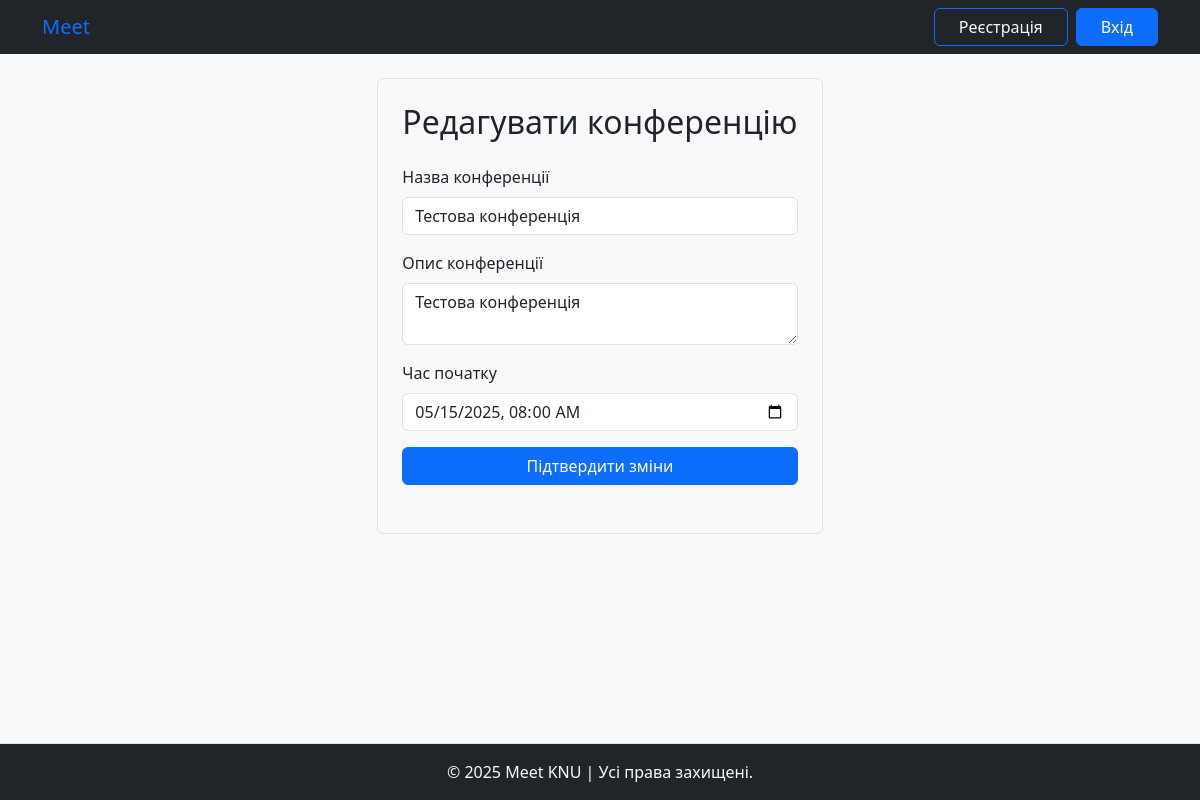
/conference/edit/f42472a6-6dc6-403a-95f7-03b3152ee3a7/, run on the app's committed database.
### videochat/models.py (models this page shows, shortened)
class Conference(models.Model):
    title = models.CharField(max_length=200)
    description = models.TextField(blank=True)
    start_time = models.DateTimeField()
    room_name = models.CharField(max_length=100, unique=True)
    created_by = models.ForeignKey(User, on_delete=models.CASCADE)

### videochat/views.py (the view, shortened to what this page needs)
# urls.py: path('edit/<str:room_name>/', edit_conference, name='edit_conference'),
def edit_conference(request, room_name):
    conference = Conference.objects.get(room_name=room_name)
    return render(request, "videochat/edit_conference.html", {"conference": conference})

### templates/videochat/edit_conference.html (shortened to what this page needs)
{% extends 'base.html' %}
{% block content %}
<div class="container d-flex flex-column justify-content-center align-items-center">
    <div class="border p-4 rounded mt-4" style="min-width: 400px; max-width: 600px;">
        <h2 class="text-center mb-4">Редагувати конференцію</h2>
        <form method="post" class="mb-4">
            <div class="mb-3">
                <label for="title" class="form-label">Назва конференції</label>
                <input type="text" class="form-control" id="title" name="title" value="{{ conference.title }}" required>
            </div>
            <div class="mb-3">
                <label for="description" class="form-label">Опис конференції</label>
                <textarea class="form-control" id="description" name="description">{{ conference.description }}</textarea>
            </div>
            <div class="mb-3">
                <label for="start_time" class="form-label">Час початку</label>
                <input type="datetime-local" class="form-control" id="start_time" name="start_time" value="{{ conference.start_time|date:'Y-m-d\\TH:i' }}" required>
            </div>
            <button type="submit" class="btn btn-primary w-100">Підтвердити зміни</button>
        </form>
    </div>
</div>
{% endblock %}

### data on the page
Conference: title "Тестова конференція", description "Тестова конференція", start_time "05/15/2025 08:00"
